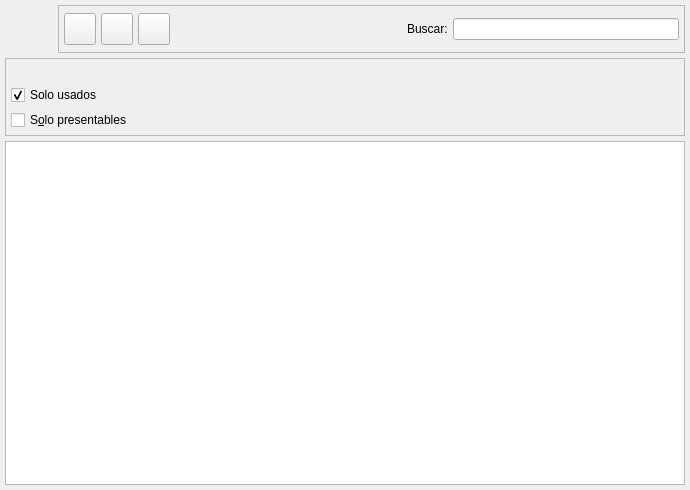
<ui version="4.0" >
 <author>Tomeu Borras Riera</author>
 <class>ArticuloListBase1</class>
 <widget class="QWidget" name="ArticuloListBase1" >
  <property name="enabled" >
   <bool>true</bool>
  </property>
  <property name="geometry" >
   <rect>
    <x>0</x>
    <y>0</y>
    <width>690</width>
    <height>490</height>
   </rect>
  </property>
  <property name="windowTitle" >
   <string>Articulos</string>
  </property>
  <property name="windowIcon" >
   <iconset resource="../../../bulmages.qrc" >
    <normaloff>:/Images/product-list.svg</normaloff>:/Images/product-list.svg</iconset>
  </property>
  <layout class="QGridLayout" >
   <property name="margin" >
    <number>5</number>
   </property>
   <property name="spacing" >
    <number>5</number>
   </property>
   <item row="2" column="0" >
    <widget class="ArticuloList1SubForm1" name="mui_list" >
     <property name="focusPolicy" >
      <enum>Qt::NoFocus</enum>
     </property>
    </widget>
   </item>
   <item row="1" column="0" >
    <widget class="QFrame" name="m_busqueda" >
     <property name="frameShape" >
      <enum>QFrame::StyledPanel</enum>
     </property>
     <property name="frameShadow" >
      <enum>QFrame::Raised</enum>
     </property>
     <layout class="QGridLayout" >
      <property name="margin" >
       <number>5</number>
      </property>
      <property name="spacing" >
       <number>5</number>
      </property>
      <item row="0" column="0" >
       <spacer>
        <property name="orientation" >
         <enum>Qt::Vertical</enum>
        </property>
        <property name="sizeType" >
         <enum>QSizePolicy::Minimum</enum>
        </property>
        <property name="sizeHint" stdset="0" >
         <size>
          <width>216</width>
          <height>16</height>
         </size>
        </property>
       </spacer>
      </item>
      <item row="1" column="0" >
       <widget class="QCheckBox" name="m_usadoarticulo" >
        <property name="focusPolicy" >
         <enum>Qt::NoFocus</enum>
        </property>
        <property name="text" >
         <string>Solo usados</string>
        </property>
        <property name="shortcut" >
         <string/>
        </property>
        <property name="checked" >
         <bool>true</bool>
        </property>
       </widget>
      </item>
      <item row="2" column="0" >
       <widget class="QCheckBox" name="m_presentablearticulo" >
        <property name="focusPolicy" >
         <enum>Qt::NoFocus</enum>
        </property>
        <property name="text" >
         <string>S&amp;olo presentables</string>
        </property>
        <property name="shortcut" >
         <string>Alt+O</string>
        </property>
       </widget>
      </item>
      <item rowspan="3" row="0" column="1" >
       <widget class="BusquedaTipoArticulo" native="1" name="m_tipoarticulo" >
        <property name="minimumSize" >
         <size>
          <width>50</width>
          <height>0</height>
         </size>
        </property>
       </widget>
      </item>
      <item rowspan="3" row="0" column="2" >
       <widget class="BusquedaFamilia" native="1" name="m_familia" >
        <property name="minimumSize" >
         <size>
          <width>50</width>
          <height>0</height>
         </size>
        </property>
       </widget>
      </item>
     </layout>
    </widget>
   </item>
   <item row="0" column="0" >
    <layout class="QHBoxLayout" >
     <property name="spacing" >
      <number>5</number>
     </property>
     <property name="margin" >
      <number>0</number>
     </property>
     <item>
      <widget class="QLabel" name="label" >
       <property name="minimumSize" >
        <size>
         <width>48</width>
         <height>48</height>
        </size>
       </property>
       <property name="maximumSize" >
        <size>
         <width>48</width>
         <height>48</height>
        </size>
       </property>
       <property name="text" >
        <string/>
       </property>
       <property name="pixmap" >
        <pixmap resource="../../../bulmages.qrc" >:/Images/product-list.svg</pixmap>
       </property>
       <property name="scaledContents" >
        <bool>true</bool>
       </property>
      </widget>
     </item>
     <item>
      <widget class="QFrame" name="m_botonera" >
       <property name="frameShape" >
        <enum>QFrame::StyledPanel</enum>
       </property>
       <property name="frameShadow" >
        <enum>QFrame::Raised</enum>
       </property>
       <layout class="QHBoxLayout" >
        <property name="spacing" >
         <number>5</number>
        </property>
        <property name="margin" >
         <number>5</number>
        </property>
        <item>
         <widget class="QToolButton" name="mui_filtrar" >
          <property name="minimumSize" >
           <size>
            <width>32</width>
            <height>32</height>
           </size>
          </property>
          <property name="maximumSize" >
           <size>
            <width>32</width>
            <height>32</height>
           </size>
          </property>
          <property name="focusPolicy" >
           <enum>Qt::NoFocus</enum>
          </property>
          <property name="toolTip" >
           <string>Filtrar listado</string>
          </property>
          <property name="whatsThis" >
           <string>Filtrar listado</string>
          </property>
          <property name="text" >
           <string/>
          </property>
          <property name="icon" >
           <iconset resource="../../../bulmages.qrc" >
            <normaloff>:/Images/edit-find.svg</normaloff>:/Images/edit-find.svg</iconset>
          </property>
          <property name="iconSize" >
           <size>
            <width>32</width>
            <height>32</height>
           </size>
          </property>
          <property name="checkable" >
           <bool>true</bool>
          </property>
         </widget>
        </item>
        <item>
         <widget class="QToolButton" name="mui_configurar" >
          <property name="minimumSize" >
           <size>
            <width>32</width>
            <height>32</height>
           </size>
          </property>
          <property name="maximumSize" >
           <size>
            <width>32</width>
            <height>32</height>
           </size>
          </property>
          <property name="focusPolicy" >
           <enum>Qt::NoFocus</enum>
          </property>
          <property name="toolTip" >
           <string>Configurar listado</string>
          </property>
          <property name="whatsThis" >
           <string>Configurar listado</string>
          </property>
          <property name="text" >
           <string/>
          </property>
          <property name="icon" >
           <iconset resource="../../../bulmages.qrc" >
            <normaloff>:/Images/document-properties.svg</normaloff>:/Images/document-properties.svg</iconset>
          </property>
          <property name="iconSize" >
           <size>
            <width>32</width>
            <height>32</height>
           </size>
          </property>
          <property name="checkable" >
           <bool>true</bool>
          </property>
         </widget>
        </item>
        <item>
         <widget class="QToolButton" name="mui_actualizar" >
          <property name="minimumSize" >
           <size>
            <width>32</width>
            <height>32</height>
           </size>
          </property>
          <property name="maximumSize" >
           <size>
            <width>32</width>
            <height>32</height>
           </size>
          </property>
          <property name="focusPolicy" >
           <enum>Qt::NoFocus</enum>
          </property>
          <property name="toolTip" >
           <string>Actualizar listado</string>
          </property>
          <property name="whatsThis" >
           <string>Actualizar listado</string>
          </property>
          <property name="text" >
           <string/>
          </property>
          <property name="icon" >
           <iconset resource="../../../bulmages.qrc" >
            <normaloff>:/Images/view-refresh.svg</normaloff>:/Images/view-refresh.svg</iconset>
          </property>
          <property name="iconSize" >
           <size>
            <width>32</width>
            <height>32</height>
           </size>
          </property>
         </widget>
        </item>
        <item>
         <widget class="QFrame" name="mui_plugbotones" >
          <property name="sizePolicy" >
           <sizepolicy vsizetype="Preferred" hsizetype="Minimum" >
            <horstretch>0</horstretch>
            <verstretch>0</verstretch>
           </sizepolicy>
          </property>
          <property name="frameShape" >
           <enum>QFrame::NoFrame</enum>
          </property>
          <property name="frameShadow" >
           <enum>QFrame::Plain</enum>
          </property>
          <property name="lineWidth" >
           <number>0</number>
          </property>
         </widget>
        </item>
        <item>
         <spacer>
          <property name="orientation" >
           <enum>Qt::Horizontal</enum>
          </property>
          <property name="sizeType" >
           <enum>QSizePolicy::Expanding</enum>
          </property>
          <property name="sizeHint" stdset="0" >
           <size>
            <width>161</width>
            <height>34</height>
           </size>
          </property>
         </spacer>
        </item>
        <item>
         <widget class="QLabel" name="textLabel1" >
          <property name="text" >
           <string>Buscar:</string>
          </property>
         </widget>
        </item>
        <item>
         <widget class="QLineEdit" name="m_filtro" >
          <property name="minimumSize" >
           <size>
            <width>150</width>
            <height>0</height>
           </size>
          </property>
          <property name="focusPolicy" >
           <enum>Qt::ClickFocus</enum>
          </property>
         </widget>
        </item>
       </layout>
      </widget>
     </item>
    </layout>
   </item>
  </layout>
 </widget>
 <layoutdefault spacing="3" margin="5" />
 <customwidgets>
  <customwidget>
   <class>BusquedaTipoArticulo</class>
   <extends>QWidget</extends>
   <header>busquedatipoarticulo.h</header>
  </customwidget>
  <customwidget>
   <class>BusquedaFamilia</class>
   <extends>QWidget</extends>
   <header>busquedafamilia.h</header>
  </customwidget>
  <customwidget>
   <class>ArticuloList1SubForm1</class>
   <extends>QTableWidget</extends>
   <header>articulolisttpv.h</header>
  </customwidget>
 </customwidgets>
 <tabstops>
  <tabstop>mui_list</tabstop>
 </tabstops>
 <resources>
  <include location="../../../bulmages.qrc" />
 </resources>
 <connections>
  <connection>
   <sender>mui_filtrar</sender>
   <signal>toggled(bool)</signal>
   <receiver>m_busqueda</receiver>
   <slot>setShown(bool)</slot>
   <hints>
    <hint type="sourcelabel" >
     <x>241</x>
     <y>39</y>
    </hint>
    <hint type="destinationlabel" >
     <x>201</x>
     <y>71</y>
    </hint>
   </hints>
  </connection>
 </connections>
</ui>
